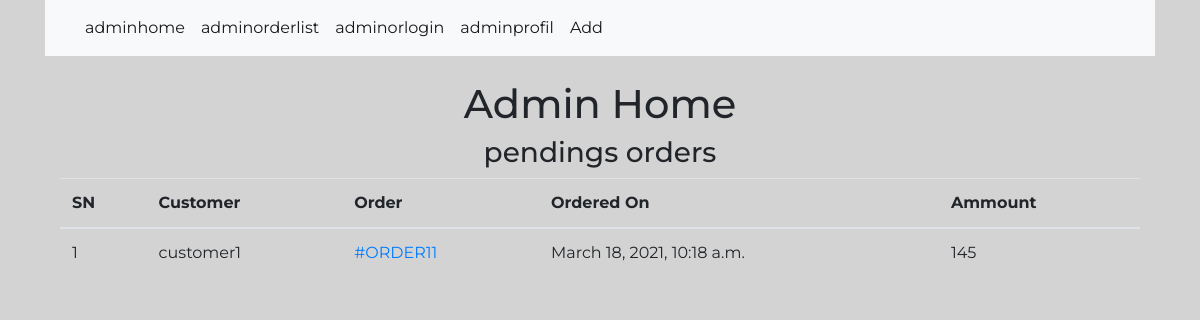
Page /blog/adminhome/ (signed in) on the committed database.
### blog/models.py (models this page shows)
class Order(models.Model):
    cart =models.OneToOneField(Cart,on_delete = models.CASCADE)
    ordered_by =models.CharField(max_length=255)
    shipping_address =models.CharField(max_length=255)
    mobile = models.CharField(max_length=10)
    email = models.EmailField(null = True,blank = True)
    subtotal = models.PositiveIntegerField()
    discount = models.PositiveIntegerField()
    total = models.PositiveIntegerField()
    order_status = models.CharField(max_length=50,choices = ORDER_STATUS)
    createdat = models.DateTimeField(auto_now_add = True)

### blog/views.py (the view)
class AdminHome(AdminRequireMixin,TemplateView):
    template_name = "adminpages/adminhome.html"
    def get_context_data(self,**kwargs):
        context = super().get_context_data(**kwargs)
        context["pendingorders"] = Order.objects.filter(order_status="Order Received")
        return context

### blog/views.py (called while the page is built)
   def dispatch(self,request,*args,**kwargs):
        if request.user.is_authenticated and Admin.objects.filter(user = request.user).exists():
            pass
        else:
            return redirect("adminloginform")
        return super().dispatch(request,*args,**kwargs)

### blog/templates/adminpages/adminhome.html (shortened to what this page needs)
{% extends "adminpages/base.html" %}
{% load static %}
{% block body %}
    <div class="container">
	<h1 class="text-center">Admin Home</h1>
	<div class="row">
		<div class="col-md-12">
			<h3 class="text-center">pendings orders</h3>
			<table class="table">
				<thead>
					<tr>
					<th>SN</th>
					<th>Customer</th>
					<th>Order</th>
					<th>Ordered On</th>
					<th>Ammount</th>
				</tr>
				</thead>
				<tbody>
					{% for order in pendingorders %}
					<tr>
						<td>{{forloop.counter}}</td>
						<td>{{order.ordered_by}}</td>
						<td ><a href="{% url 'blog:adminorderdetail' order.pk %}">#ORDER{{order.id}}</a></td>
						<td>{{order.createdat}}</td>
						<td>{{order.total}}</td>
					</tr>
					{% endfor %}
				</tbody>
			</table>
		</div>
	</div>
</div>
{% endblock %}

### blog/templates/adminpages/base.html (style rules this page uses)
.container { font-family: 'Montserrat', sans-serif; background-color:lightgray; }

### rows in the picture
Order: ordered_by "customer1", id "11", createdat "March 18, 2021, 10:18 a.m.", total "145"
